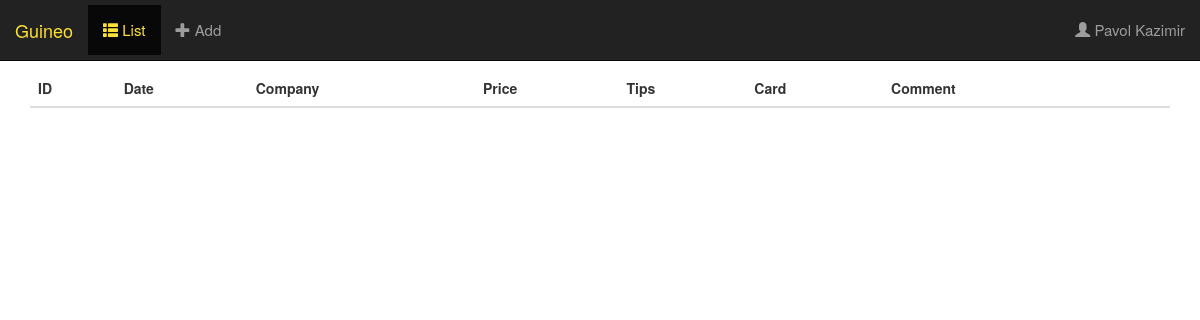
Before: / with the older database file.
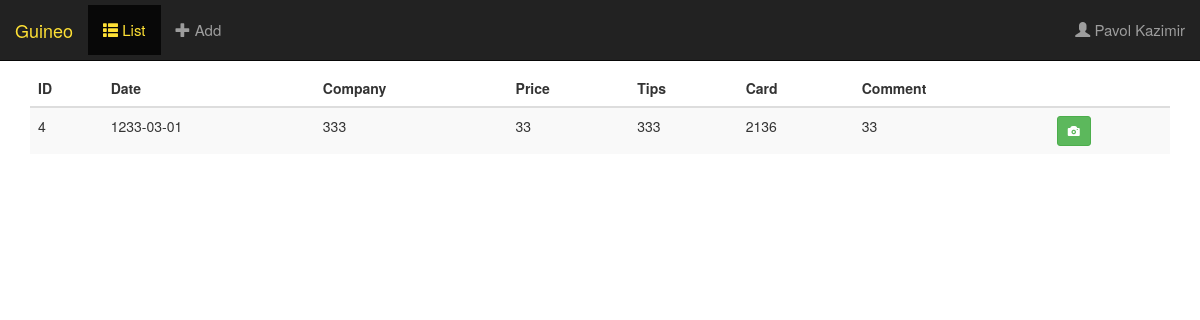
After: the same page with the newer database file.
### tables this page shows
CREATE TABLE IF NOT EXISTS `factura` (
  `fact_id` int(11) NOT NULL AUTO_INCREMENT,
  `date` date DEFAULT NULL,
  `company` varchar(20) NOT NULL DEFAULT '',
  `price` float NOT NULL,
  `tip` float DEFAULT NULL,
  `card` int(11) NOT NULL,
  `comment` text,
  `owner` varchar(20) NOT NULL,
  PRIMARY KEY (`fact_id`)
);

### application/controllers/main.php (called while the page is built, shortened)
<?php
class Main extends CI_Controller {
	public function index()
	{
        $this->load->model('Factura_model');
        $data['fact_list'] = $this->Factura_model->get_facturas();
        $data['screen'] = 'list';
		$this->load->view('template', $data);
    }
}
?>

### index.php (called while the page is built, shortened)
<?php
require_once BASEPATH.'core/CodeIgniter.php';

### application/models/factura_model.php (called while the page is built, shortened)
<?php
class Factura_model extends CI_Model {
    function get_facturas()
    {
        $query = $this->db->get('factura');
        return $query->result_array();
    }
}
?>

### application/views/list.php (the view)
<table class="table table-striped" align="center">
<thead class="thead">
<tr>
    <th>ID</td>
    <th>Date</td>
    <th>Company</td>
    <th>Price</td>
    <th class=" hidden-xs hidden-sm">Tips</td>
    <th class=" hidden-xs hidden-sm">Card</td>
    <th>Comment</td>
    <th>&nbsp;</td>
</tr>
</thead>
<?php foreach ($fact_list as $row): ?>
    <tr>
        <td><?php echo $row['fact_id']; ?></td>
        <td><?php echo $row['date']; ?></td>
        <td><?php echo $row['company']; ?></td>
        <td><?php echo $row['price']; ?></td>
        <td class="hidden-xs hidden-sm"><?php echo $row['tip']; ?></td>
        <td class="hidden-xs hidden-sm"><?php echo $row['card']; ?></td>
        <td><?php echo $row['comment']; ?></td>
        <td><a href="uploads/<?php echo $row['fact_id']; ?>.jpg" class="btn btn-sm btn-success"><span class="glyphicon glyphicon-camera"></span></a></td>
    </tr>
<?php endforeach; ?>
</table>

### application/views/template.php (shortened to what this page needs)
<!DOCTYPE html>
<html lang="en">
        <?php $this->load->view('header'); ?>
<body>
<nav class="navbar navbar-inverse navbar-fixed-top">
  <div class="container-fluid">
    <div class="navbar-header">
        <span class="navbar-brand">Guineo</span>
    </div>
    <div class="collapse navbar-collapse" id="myNavbar">
        <ul class="nav navbar-nav">
            <li <?php if ($screen=='list') echo 'class="active active-color"'; ?>><a href="/guineo"><span class="glyphicon glyphicon-th-list"></span> List</a></li>
            <li <?php if ($screen=='add') echo 'class="active active-color"'; ?>><a href="/guineo/add"><span class="glyphicon glyphicon-plus"></span> Add</a></li>
        </ul>
        <ul class="nav navbar-nav navbar-right hidden-xs hidden-sm">
          <li><a><span class="glyphicon glyphicon-user"></span> Pavol Kazimir</a></li>
        </ul>
    </div>
  </div>
</nav>
<div class="container">
  <div class="row">
    <div class="col-sm-12">
        <?php $this->load->view($screen); ?>
    </div>
  </div>
</div>
</body>
</html>

### application/views/header.php (shortened to what this page needs)
<link rel="stylesheet" href="css/main.css" type="text/css">
    <link href="css/bootstrap.min.css" rel="stylesheet" media="screen">

### css/main.css (style rules this page uses)
* { -webkit-box-sizing: border-box; -moz-box-sizing: border-box; box-sizing: border-box; }
body { padding-top: 70px; }
.navbar { padding-top: 5px; padding-bottom: 5px; border: 0; border-radius: 0; margin-bottom: 0; font-size: 15px; }
.active-color a { color: #FFE135 !important; }
.navbar-brand { color: #FFE135 !important; }

Changed rows visible on the page:
added factura: fact_id "4", date "1233-03-01", company "333", price "33", tip "333", card "2136", comment "33"
